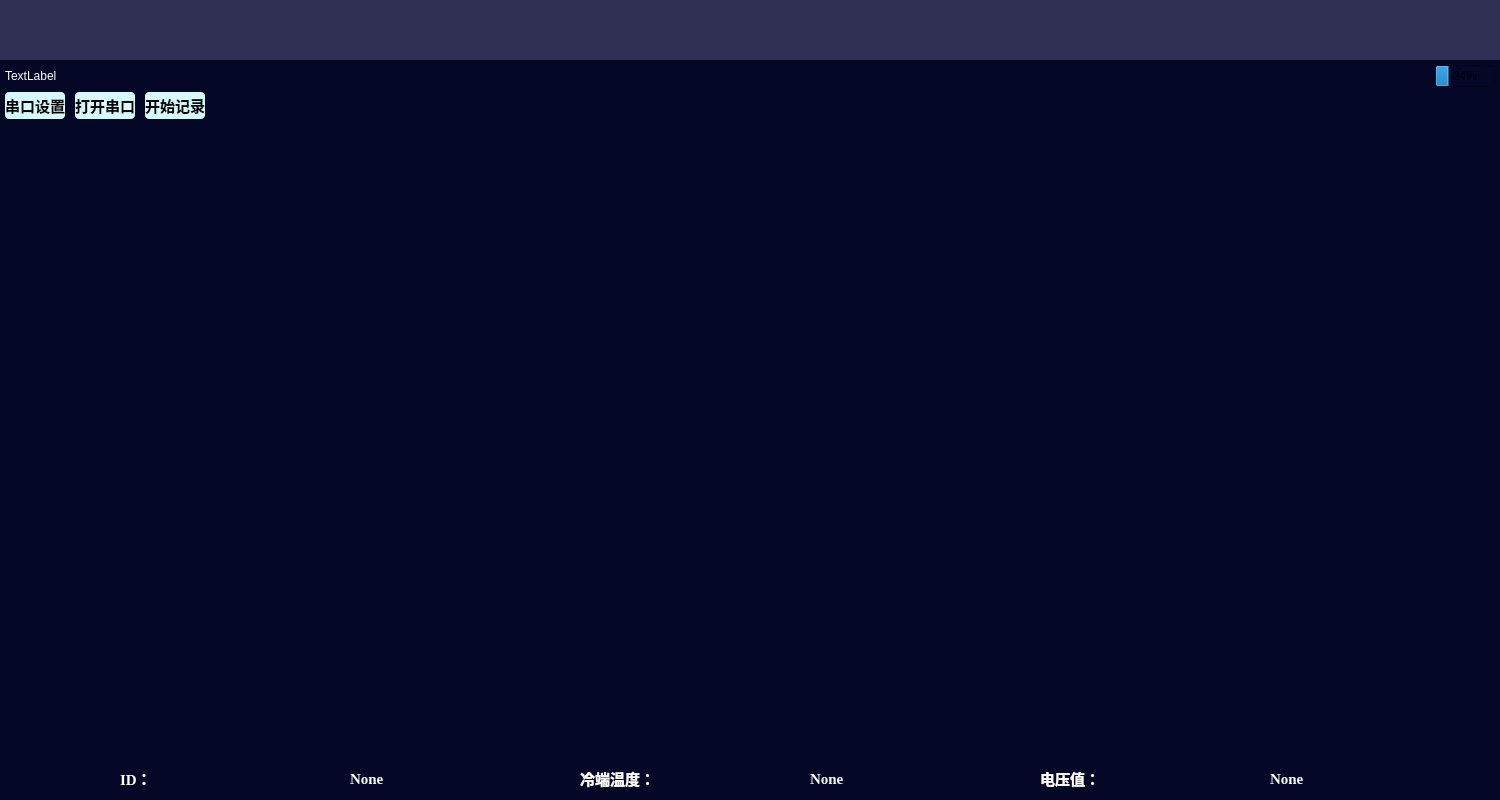
<?xml version="1.0" encoding="UTF-8"?>
<ui version="4.0">
 <class>MainWindow</class>
 <widget class="QMainWindow" name="MainWindow">
  <property name="geometry">
   <rect>
    <x>0</x>
    <y>0</y>
    <width>1500</width>
    <height>800</height>
   </rect>
  </property>
  <property name="minimumSize">
   <size>
    <width>1500</width>
    <height>800</height>
   </size>
  </property>
  <property name="windowTitle">
   <string>MainWindow</string>
  </property>
  <widget class="QWidget" name="centralwidget">
   <property name="minimumSize">
    <size>
     <width>1500</width>
     <height>800</height>
    </size>
   </property>
   <property name="styleSheet">
    <string notr="true">background-color: rgb(4, 7, 38);</string>
   </property>
   <layout class="QVBoxLayout" name="verticalLayout">
    <property name="spacing">
     <number>0</number>
    </property>
    <property name="leftMargin">
     <number>0</number>
    </property>
    <property name="topMargin">
     <number>0</number>
    </property>
    <property name="rightMargin">
     <number>0</number>
    </property>
    <property name="bottomMargin">
     <number>0</number>
    </property>
    <item>
     <widget class="QWidget" name="title" native="true">
      <property name="sizePolicy">
       <sizepolicy hsizetype="Preferred" vsizetype="Minimum">
        <horstretch>0</horstretch>
        <verstretch>0</verstretch>
       </sizepolicy>
      </property>
      <property name="minimumSize">
       <size>
        <width>0</width>
        <height>60</height>
       </size>
      </property>
      <property name="maximumSize">
       <size>
        <width>16777215</width>
        <height>60</height>
       </size>
      </property>
      <property name="sizeIncrement">
       <size>
        <width>0</width>
        <height>32</height>
       </size>
      </property>
      <property name="baseSize">
       <size>
        <width>0</width>
        <height>30</height>
       </size>
      </property>
      <property name="styleSheet">
       <string notr="true">QWidget
{
	background-color:rgb(48, 48, 85)
}</string>
      </property>
     </widget>
    </item>
    <item>
     <layout class="QHBoxLayout" name="horizontalLayout" stretch="0,0,0">
      <property name="leftMargin">
       <number>5</number>
      </property>
      <property name="topMargin">
       <number>5</number>
      </property>
      <property name="rightMargin">
       <number>5</number>
      </property>
      <property name="bottomMargin">
       <number>5</number>
      </property>
      <item>
       <widget class="QLabel" name="lbMsg">
        <property name="styleSheet">
         <string notr="true">color: rgb(255, 255, 255);</string>
        </property>
        <property name="text">
         <string>TextLabel</string>
        </property>
       </widget>
      </item>
      <item>
       <spacer name="horizontalSpacer_2">
        <property name="orientation">
         <enum>Qt::Horizontal</enum>
        </property>
        <property name="sizeHint" stdset="0">
         <size>
          <width>40</width>
          <height>20</height>
         </size>
        </property>
       </spacer>
      </item>
      <item>
       <widget class="QProgressBar" name="pbBattery">
        <property name="sizePolicy">
         <sizepolicy hsizetype="Minimum" vsizetype="Fixed">
          <horstretch>0</horstretch>
          <verstretch>0</verstretch>
         </sizepolicy>
        </property>
        <property name="minimumSize">
         <size>
          <width>40</width>
          <height>0</height>
         </size>
        </property>
        <property name="maximumSize">
         <size>
          <width>60</width>
          <height>16777215</height>
         </size>
        </property>
        <property name="styleSheet">
         <string notr="true"/>
        </property>
        <property name="value">
         <number>24</number>
        </property>
       </widget>
      </item>
     </layout>
    </item>
    <item>
     <layout class="QHBoxLayout" name="horizontalLayout_3">
      <property name="spacing">
       <number>10</number>
      </property>
      <property name="leftMargin">
       <number>5</number>
      </property>
      <property name="rightMargin">
       <number>5</number>
      </property>
      <item>
       <widget class="QPushButton" name="btnSerialSetting">
        <property name="minimumSize">
         <size>
          <width>0</width>
          <height>27</height>
         </size>
        </property>
        <property name="font">
         <font>
          <family>Times New Roman</family>
          <pointsize>11</pointsize>
          <weight>75</weight>
          <bold>true</bold>
         </font>
        </property>
        <property name="styleSheet">
         <string notr="true">QPushButton
{
    border-radius: 4px;
    background-color: rgb(213, 250, 255);/*背景色*/
}</string>
        </property>
        <property name="text">
         <string>串口设置</string>
        </property>
       </widget>
      </item>
      <item>
       <widget class="QPushButton" name="OpenSerialButton">
        <property name="enabled">
         <bool>true</bool>
        </property>
        <property name="sizePolicy">
         <sizepolicy hsizetype="Minimum" vsizetype="Minimum">
          <horstretch>0</horstretch>
          <verstretch>0</verstretch>
         </sizepolicy>
        </property>
        <property name="minimumSize">
         <size>
          <width>0</width>
          <height>27</height>
         </size>
        </property>
        <property name="maximumSize">
         <size>
          <width>110</width>
          <height>40</height>
         </size>
        </property>
        <property name="font">
         <font>
          <family>Times New Roman</family>
          <pointsize>11</pointsize>
          <weight>75</weight>
          <bold>true</bold>
         </font>
        </property>
        <property name="styleSheet">
         <string notr="true">QPushButton
{
    border-radius: 4px;
    background-color: rgb(213, 250, 255);/*背景色*/
}</string>
        </property>
        <property name="text">
         <string>打开串口</string>
        </property>
       </widget>
      </item>
      <item>
       <widget class="QPushButton" name="btnSave">
        <property name="sizePolicy">
         <sizepolicy hsizetype="Minimum" vsizetype="Minimum">
          <horstretch>0</horstretch>
          <verstretch>0</verstretch>
         </sizepolicy>
        </property>
        <property name="minimumSize">
         <size>
          <width>0</width>
          <height>27</height>
         </size>
        </property>
        <property name="maximumSize">
         <size>
          <width>110</width>
          <height>40</height>
         </size>
        </property>
        <property name="font">
         <font>
          <family>Times New Roman</family>
          <pointsize>11</pointsize>
          <weight>75</weight>
          <bold>true</bold>
         </font>
        </property>
        <property name="styleSheet">
         <string notr="true">QPushButton
{
    border-radius: 4px;
    background-color: rgb(213, 250, 255);/*背景色*/
}</string>
        </property>
        <property name="text">
         <string>开始记录</string>
        </property>
       </widget>
      </item>
      <item>
       <spacer name="horizontalSpacer">
        <property name="orientation">
         <enum>Qt::Horizontal</enum>
        </property>
        <property name="sizeHint" stdset="0">
         <size>
          <width>40</width>
          <height>20</height>
         </size>
        </property>
       </spacer>
      </item>
     </layout>
    </item>
    <item>
     <layout class="QGridLayout" name="gridLayout_3">
      <property name="sizeConstraint">
       <enum>QLayout::SetDefaultConstraint</enum>
      </property>
      <property name="leftMargin">
       <number>10</number>
      </property>
      <property name="rightMargin">
       <number>10</number>
      </property>
      <property name="spacing">
       <number>12</number>
      </property>
      <item row="0" column="1">
       <widget class="QCustomPlot" name="customPlot1" native="true">
        <property name="enabled">
         <bool>true</bool>
        </property>
        <property name="sizePolicy">
         <sizepolicy hsizetype="Expanding" vsizetype="Expanding">
          <horstretch>0</horstretch>
          <verstretch>0</verstretch>
         </sizepolicy>
        </property>
        <property name="maximumSize">
         <size>
          <width>16777215</width>
          <height>16777215</height>
         </size>
        </property>
       </widget>
      </item>
      <item row="0" column="3">
       <widget class="QCustomPlot" name="customPlot3" native="true">
        <property name="sizePolicy">
         <sizepolicy hsizetype="Expanding" vsizetype="Expanding">
          <horstretch>0</horstretch>
          <verstretch>0</verstretch>
         </sizepolicy>
        </property>
        <property name="maximumSize">
         <size>
          <width>16777215</width>
          <height>16777215</height>
         </size>
        </property>
       </widget>
      </item>
      <item row="1" column="0">
       <widget class="QCustomPlot" name="customPlot4" native="true">
        <property name="sizePolicy">
         <sizepolicy hsizetype="Expanding" vsizetype="Expanding">
          <horstretch>0</horstretch>
          <verstretch>0</verstretch>
         </sizepolicy>
        </property>
        <property name="maximumSize">
         <size>
          <width>16777215</width>
          <height>16777215</height>
         </size>
        </property>
       </widget>
      </item>
      <item row="1" column="1">
       <widget class="QCustomPlot" name="customPlot5" native="true">
        <property name="sizePolicy">
         <sizepolicy hsizetype="Expanding" vsizetype="Expanding">
          <horstretch>0</horstretch>
          <verstretch>0</verstretch>
         </sizepolicy>
        </property>
        <property name="maximumSize">
         <size>
          <width>16777215</width>
          <height>16777215</height>
         </size>
        </property>
       </widget>
      </item>
      <item row="1" column="3">
       <widget class="QCustomPlot" name="customPlot7" native="true">
        <property name="sizePolicy">
         <sizepolicy hsizetype="Expanding" vsizetype="Expanding">
          <horstretch>0</horstretch>
          <verstretch>0</verstretch>
         </sizepolicy>
        </property>
       </widget>
      </item>
      <item row="0" column="2">
       <widget class="QCustomPlot" name="customPlot2" native="true">
        <property name="sizePolicy">
         <sizepolicy hsizetype="Expanding" vsizetype="Expanding">
          <horstretch>0</horstretch>
          <verstretch>0</verstretch>
         </sizepolicy>
        </property>
        <property name="maximumSize">
         <size>
          <width>16777215</width>
          <height>16777215</height>
         </size>
        </property>
        <property name="styleSheet">
         <string notr="true">QCustomPlot
{
	 background-color:rgb(33, 119, 184);
}</string>
        </property>
       </widget>
      </item>
      <item row="1" column="2">
       <widget class="QCustomPlot" name="customPlot6" native="true">
        <property name="sizePolicy">
         <sizepolicy hsizetype="Expanding" vsizetype="Expanding">
          <horstretch>0</horstretch>
          <verstretch>0</verstretch>
         </sizepolicy>
        </property>
       </widget>
      </item>
      <item row="0" column="0">
       <widget class="QCustomPlot" name="customPlot0" native="true">
        <property name="sizePolicy">
         <sizepolicy hsizetype="Expanding" vsizetype="Expanding">
          <horstretch>0</horstretch>
          <verstretch>0</verstretch>
         </sizepolicy>
        </property>
        <property name="maximumSize">
         <size>
          <width>16777215</width>
          <height>16777215</height>
         </size>
        </property>
        <property name="styleSheet">
         <string notr="true">QCustomPlot
{
	 background-color:rgb(33, 119, 184);
}</string>
        </property>
       </widget>
      </item>
     </layout>
    </item>
    <item>
     <layout class="QHBoxLayout" name="horizontalLayout_4">
      <property name="topMargin">
       <number>10</number>
      </property>
      <property name="bottomMargin">
       <number>10</number>
      </property>
      <item>
       <widget class="QLabel" name="label_6">
        <property name="sizePolicy">
         <sizepolicy hsizetype="Maximum" vsizetype="Maximum">
          <horstretch>0</horstretch>
          <verstretch>0</verstretch>
         </sizepolicy>
        </property>
        <property name="maximumSize">
         <size>
          <width>110</width>
          <height>40</height>
         </size>
        </property>
        <property name="font">
         <font>
          <family>Times New Roman</family>
          <pointsize>11</pointsize>
          <weight>75</weight>
          <bold>true</bold>
         </font>
        </property>
        <property name="styleSheet">
         <string notr="true">color: rgb(255, 255, 255);</string>
        </property>
        <property name="text">
         <string>ID：</string>
        </property>
        <property name="textFormat">
         <enum>Qt::AutoText</enum>
        </property>
        <property name="alignment">
         <set>Qt::AlignLeading|Qt::AlignLeft|Qt::AlignVCenter</set>
        </property>
       </widget>
      </item>
      <item>
       <widget class="QLabel" name="ID">
        <property name="sizePolicy">
         <sizepolicy hsizetype="Maximum" vsizetype="Maximum">
          <horstretch>0</horstretch>
          <verstretch>0</verstretch>
         </sizepolicy>
        </property>
        <property name="maximumSize">
         <size>
          <width>110</width>
          <height>40</height>
         </size>
        </property>
        <property name="font">
         <font>
          <family>Times New Roman</family>
          <pointsize>11</pointsize>
          <weight>75</weight>
          <bold>true</bold>
         </font>
        </property>
        <property name="styleSheet">
         <string notr="true">color: rgb(255, 255, 255);</string>
        </property>
        <property name="text">
         <string>None</string>
        </property>
       </widget>
      </item>
      <item>
       <widget class="QLabel" name="label_7">
        <property name="sizePolicy">
         <sizepolicy hsizetype="Minimum" vsizetype="Preferred">
          <horstretch>0</horstretch>
          <verstretch>0</verstretch>
         </sizepolicy>
        </property>
        <property name="maximumSize">
         <size>
          <width>110</width>
          <height>40</height>
         </size>
        </property>
        <property name="font">
         <font>
          <family>Times New Roman</family>
          <pointsize>11</pointsize>
          <weight>75</weight>
          <bold>true</bold>
         </font>
        </property>
        <property name="styleSheet">
         <string notr="true">color: rgb(255, 255, 255);</string>
        </property>
        <property name="text">
         <string>冷端温度：</string>
        </property>
       </widget>
      </item>
      <item>
       <widget class="QLabel" name="temp">
        <property name="sizePolicy">
         <sizepolicy hsizetype="Maximum" vsizetype="Preferred">
          <horstretch>0</horstretch>
          <verstretch>0</verstretch>
         </sizepolicy>
        </property>
        <property name="maximumSize">
         <size>
          <width>110</width>
          <height>40</height>
         </size>
        </property>
        <property name="font">
         <font>
          <family>Times New Roman</family>
          <pointsize>11</pointsize>
          <weight>75</weight>
          <bold>true</bold>
         </font>
        </property>
        <property name="styleSheet">
         <string notr="true">color: rgb(255, 255, 255);</string>
        </property>
        <property name="text">
         <string>None</string>
        </property>
       </widget>
      </item>
      <item>
       <widget class="QLabel" name="label_8">
        <property name="sizePolicy">
         <sizepolicy hsizetype="Maximum" vsizetype="Preferred">
          <horstretch>0</horstretch>
          <verstretch>0</verstretch>
         </sizepolicy>
        </property>
        <property name="maximumSize">
         <size>
          <width>110</width>
          <height>40</height>
         </size>
        </property>
        <property name="font">
         <font>
          <family>Times New Roman</family>
          <pointsize>11</pointsize>
          <weight>75</weight>
          <bold>true</bold>
         </font>
        </property>
        <property name="styleSheet">
         <string notr="true">color: rgb(255, 255, 255);</string>
        </property>
        <property name="text">
         <string>电压值：</string>
        </property>
       </widget>
      </item>
      <item>
       <widget class="QLabel" name="voltage">
        <property name="sizePolicy">
         <sizepolicy hsizetype="Maximum" vsizetype="Preferred">
          <horstretch>0</horstretch>
          <verstretch>0</verstretch>
         </sizepolicy>
        </property>
        <property name="maximumSize">
         <size>
          <width>110</width>
          <height>40</height>
         </size>
        </property>
        <property name="font">
         <font>
          <family>Times New Roman</family>
          <pointsize>11</pointsize>
          <weight>75</weight>
          <bold>true</bold>
         </font>
        </property>
        <property name="styleSheet">
         <string notr="true">color: rgb(255, 255, 255);</string>
        </property>
        <property name="text">
         <string>None</string>
        </property>
       </widget>
      </item>
     </layout>
    </item>
   </layout>
  </widget>
 </widget>
 <customwidgets>
  <customwidget>
   <class>QCustomPlot</class>
   <extends>QWidget</extends>
   <header location="global">qcustomplot.h</header>
   <container>1</container>
  </customwidget>
 </customwidgets>
 <resources/>
 <connections/>
</ui>
